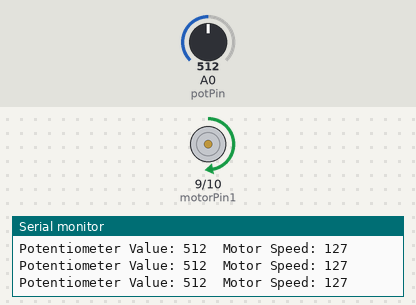
Recording of a sketch running on a simulated Arduino Uno, built with avr-gcc and run on an emulated ATmega328P. Parts: motor-driver pin pairs drawn as motors (green arrow = first pin HIGH = forward, orange = second pin HIGH = backward, longer = more drive), the last lines printed to the serial monitor. Inputs (shaded band) come from the test bench; at power-on: A0 (potPin) = 512.

Above: at 1.2 s.
1.3 s: A0 (potPin) set to 716
At 2.0 s:
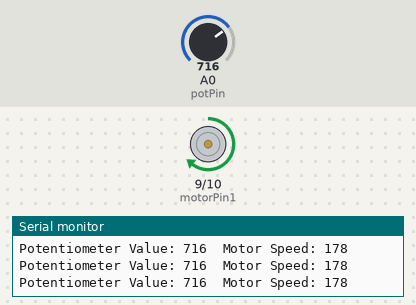
2.8 s: A0 (potPin) set to 900
At 3.5 s:
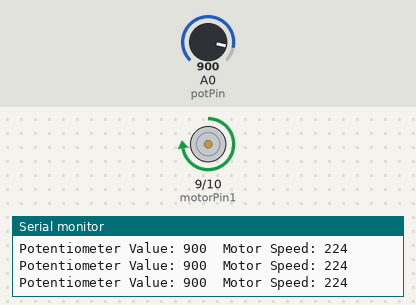
4.3 s: A0 (potPin) set to 122
At 5.1 s:
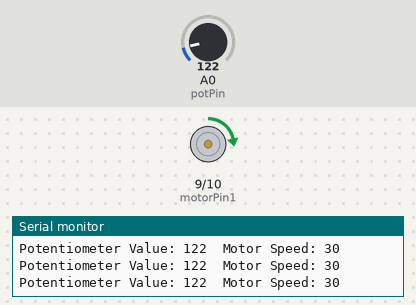
5.8 s: A0 (potPin) set to 106
At 6.6 s:
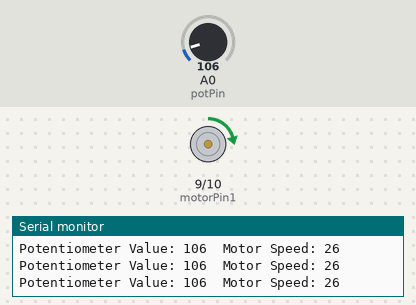
8.8 s: A0 (potPin) set to 92
At 9.7 s:
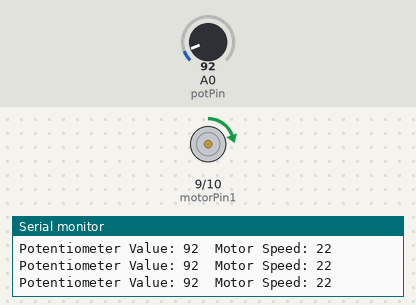
11.8 s: A0 (potPin) set to 511
At 12.8 s:
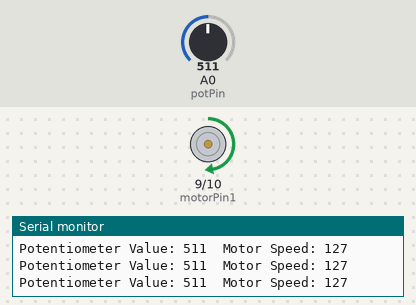
Timing chart, 0 to 14.3 s (numbered marks = the images above; inputs shaded):
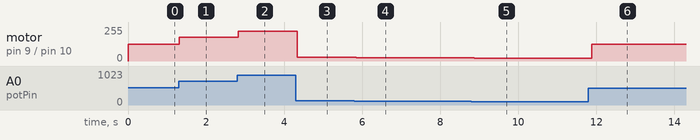

The sketch:

2024_08_22_MotorSpeedControl.ino
```cpp
const int motorPin1 = 9;
const int motorPin2 = 10;
const int potPin = A0;

void setup() {
  pinMode(motorPin1, OUTPUT);
  pinMode(motorPin2, OUTPUT);
  Serial.begin(9600);
}

void loop() {
  int potValue = analogRead(potPin);  // Read potentiometer value
  int motorSpeed = map(potValue, 0, 1023, 0, 255);  // Map to motor speed range

  analogWrite(motorPin1, motorSpeed);
  digitalWrite(motorPin2, LOW);  // Set motor direction

  Serial.print("Potentiometer Value: ");
  Serial.print(potValue);
  Serial.print("  Motor Speed: ");
  Serial.println(motorSpeed);

  delay(100);
}
```

Measured:
- after the input at 1.3 s, motor on pin 9 (motorPin1) / pin 10 (motorPin2): forward 127/255 → forward 178/255 at once
- after the input at 2.8 s, motor on pin 9 (motorPin1) / pin 10 (motorPin2): forward 178/255 → forward 224/255 at once
- after the input at 4.3 s, motor on pin 9 (motorPin1) / pin 10 (motorPin2): forward 224/255 → forward 30/255 at once
- after the input at 5.8 s, motor on pin 9 (motorPin1) / pin 10 (motorPin2): forward 30/255 → forward 26/255 after 0.05 s
- after the input at 8.8 s, motor on pin 9 (motorPin1) / pin 10 (motorPin2): forward 26/255 → forward 22/255 after 0.07 s
- after the input at 11.8 s, motor on pin 9 (motorPin1) / pin 10 (motorPin2): forward 22/255 → forward 127/255 after 0.09 s
